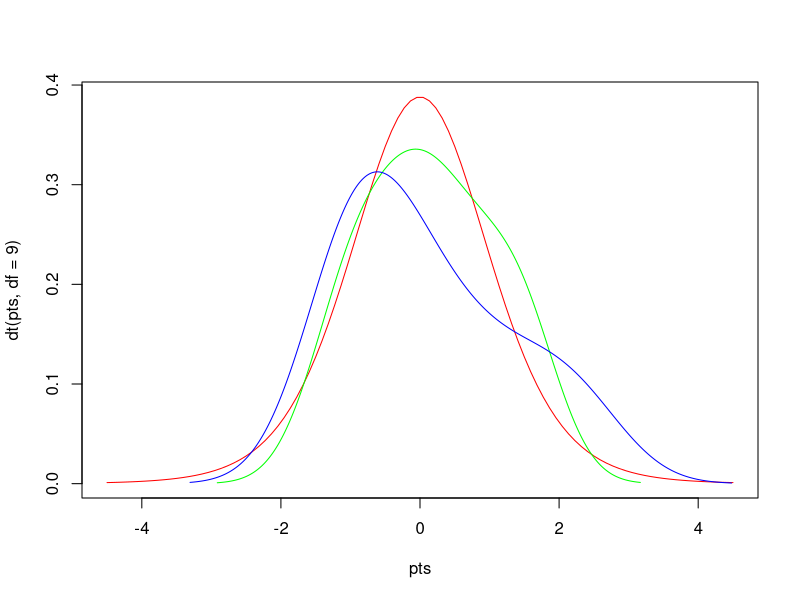

The R source for this figure:
#Author: Jackson, Jaelyn Date: 08/26/22, Purpose: Calculate T-tesy on dummy data

#Create some dummy data
x = rnorm(10)
y = rnorm(10)

#Visualize/Plot the point in variables x and y
pts = seq(-4.5,4.5,length=100)
plot(pts,dt(pts,df=9),col='red',type='l')

# Plot x and y points on reference plot
lines(density(x), col='green')
lines(density(y), col='blue')

#Perform T test to check if there is a significant difference between x and y variables
ttest = t.test(x,y)
